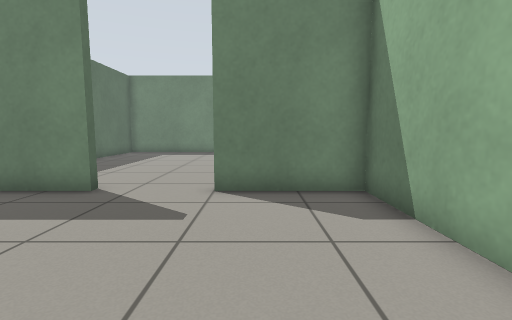
View 1 (above)

12 first-person views from a walk through a robot-simulator world made for Gazebo. The camera is 0.72 m above the floor, tilts 6° down and sees 85° across. The floor is counted in squares, 0.5 m on a side. Each view is taken from the middle of a square. On the plan, view 1 faces up. The plan holds only what a view shows up to about 14 squares ahead; the rest is blank. The place goes on beyond the plan.

View 2
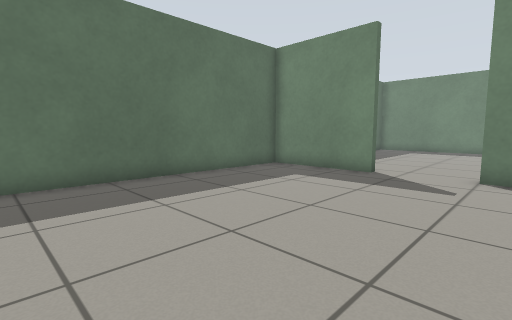

View 3
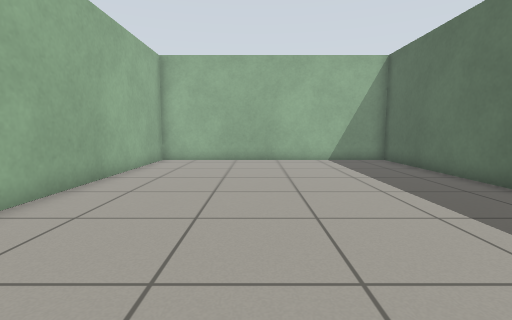

View 4
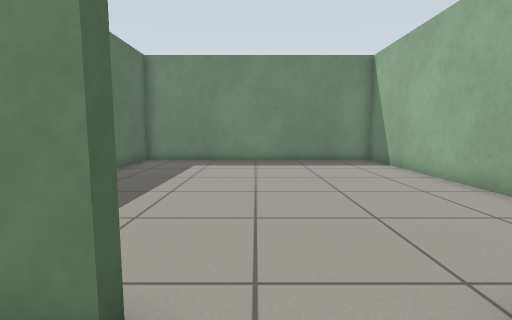

View 5
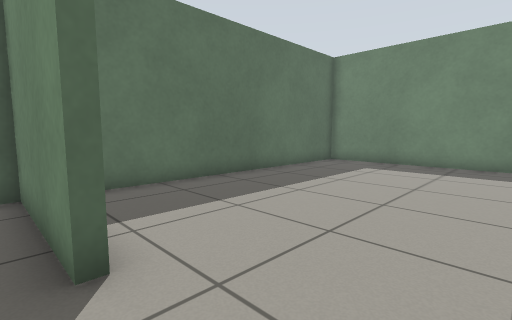

View 6
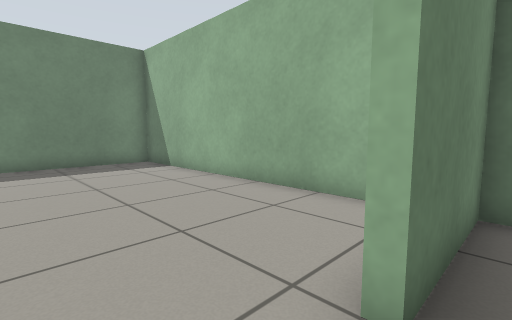

View 7
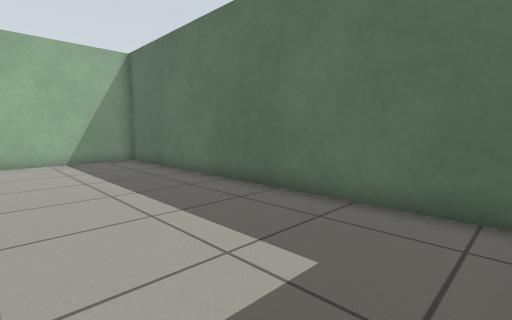

View 8
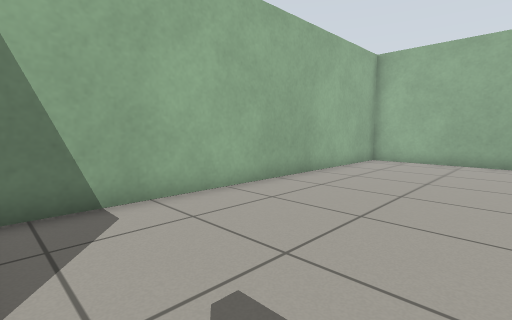

View 9
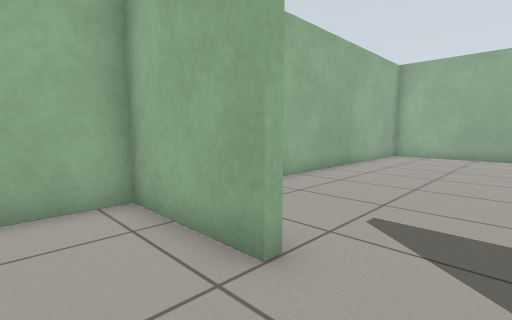

View 10
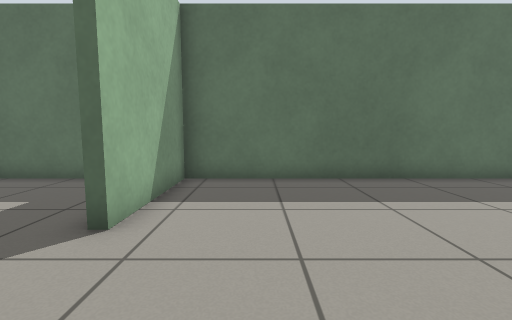

View 11
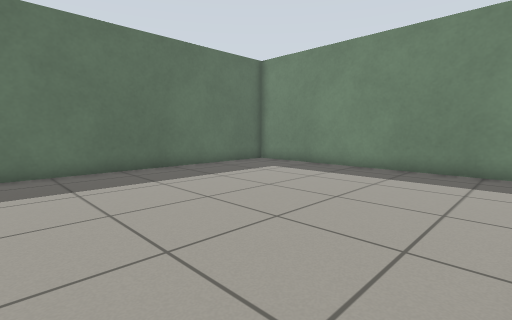

View 12
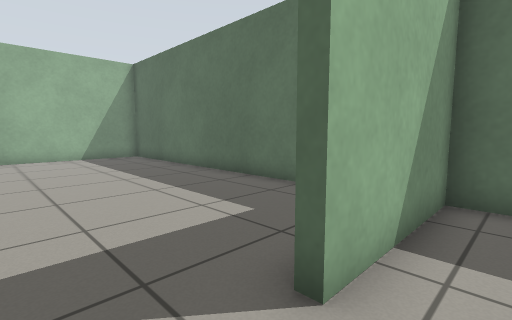

### Floor plan
Points are (right, up) in squares from view 1. A wall is a line through its corners. A room is listed if a view was taken in it or the views show most of it. See-through windows are left out.
Room 1 (views 1, 2, 3, 4, 5, 6, 7, 8)
walls: (-3.9, 6.6) (-8.3, 6.6) (-8.3, -7.7) (2.6, -7.7) (2.6, 6.6) (-1, 6.6)
ways out: opening at (-2, 7) to room 2
Room 2 (views 9, 10, 11, 12)
walls: (-1, 6.9) (2.6, 6.9) (2.6, 18.7) (-8.3, 18.7) (-8.3, 6.9) (-3.9, 6.9)
ways out: opening at (-2, 7) to room 1

Positions as (right, up) in squares from view 1, and headings:
1: (0, 0), facing up
2: (0, -3), facing up-left
3: (-2, 6), facing down
4: (-3, 5), facing up
5: (-1, 6), facing up-left
6: (-3, 6), facing up-right
7: (-3, 6), facing down-left
8: (-3, 6), facing down-right
9: (-3, 9), facing down-right
10: (0, 9), facing left
11: (2, 8), facing up-left
12: (-2, 8), facing down-left
